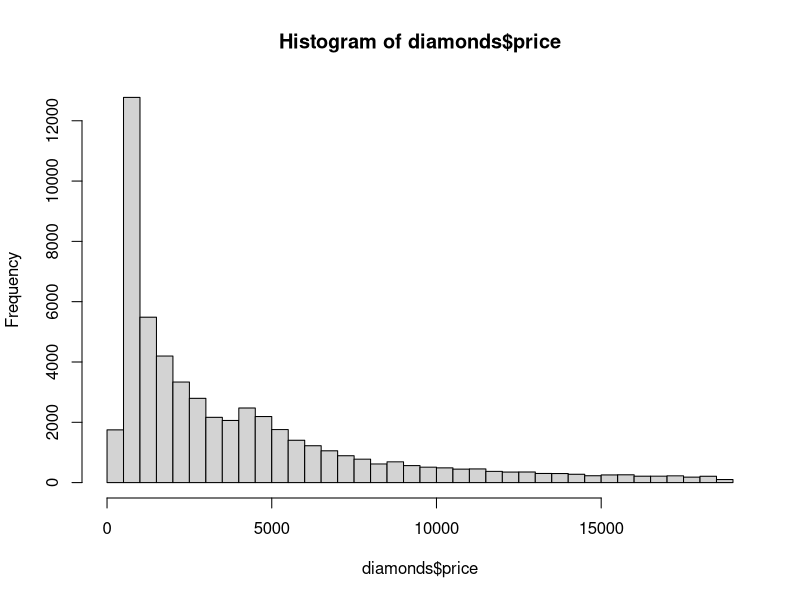
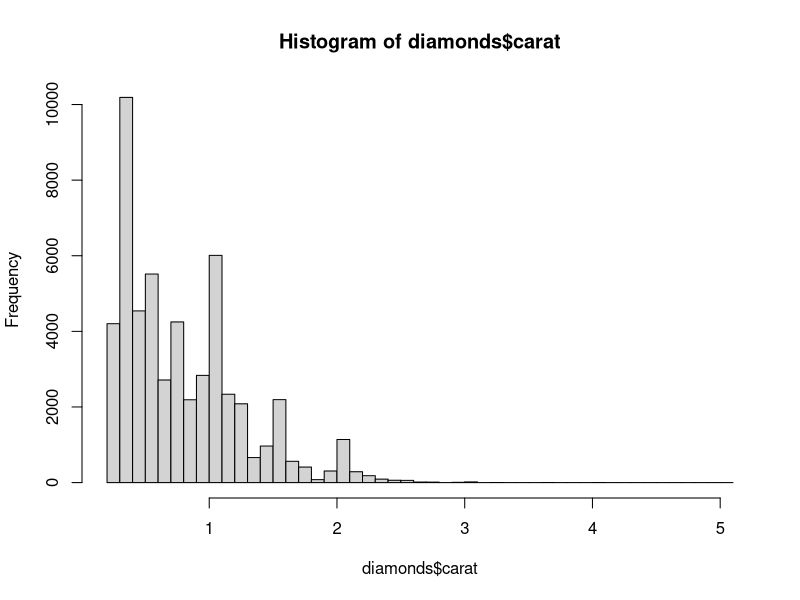
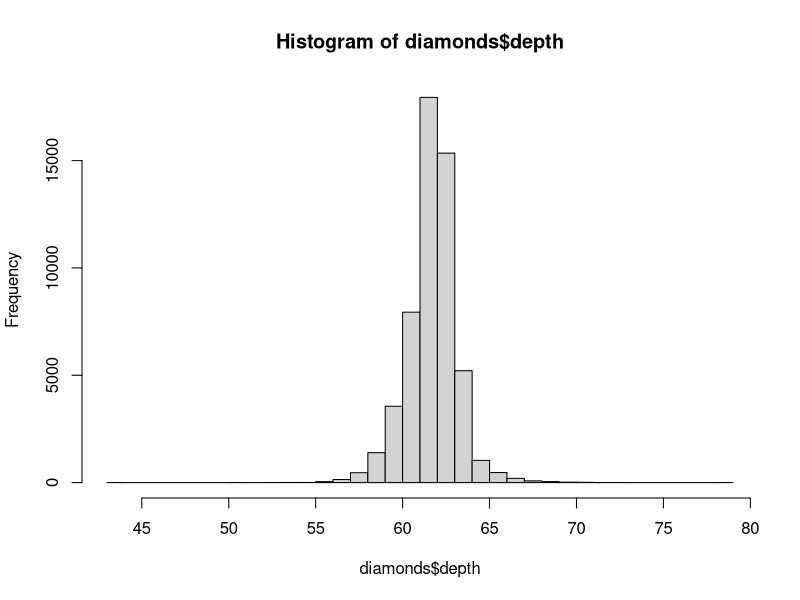
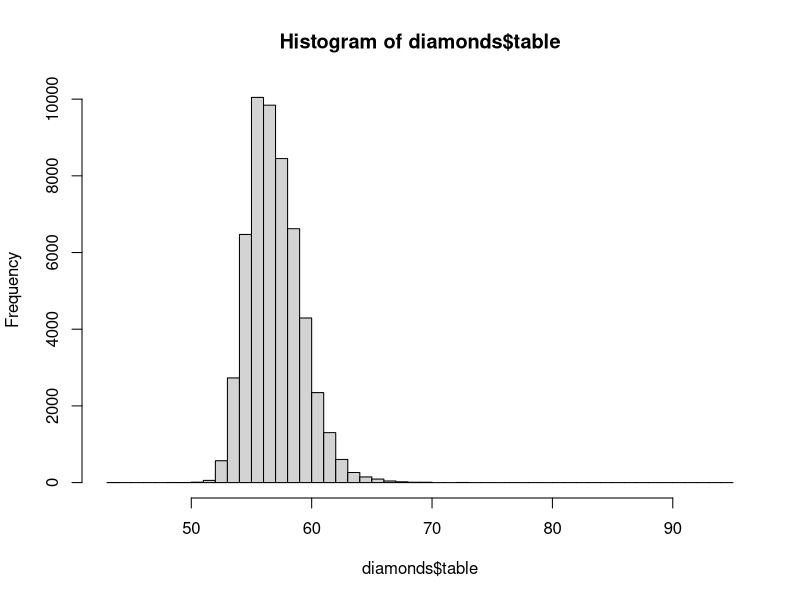
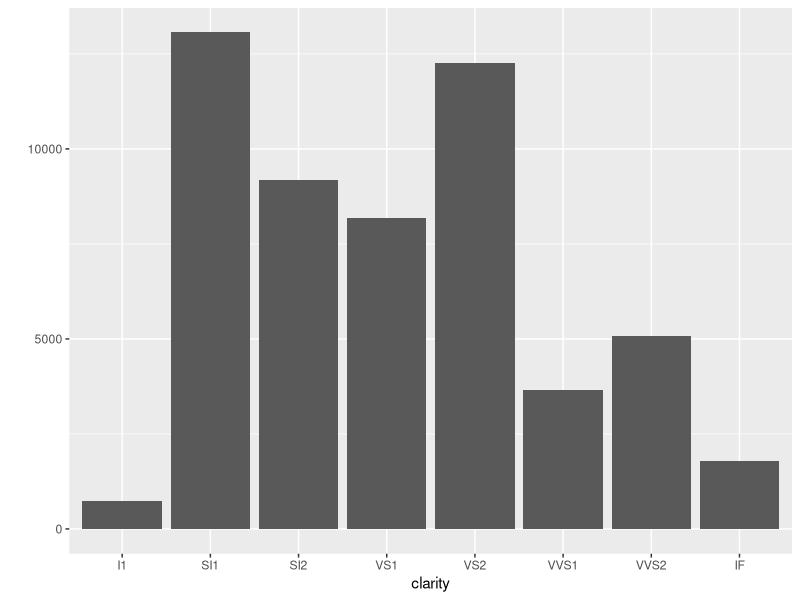
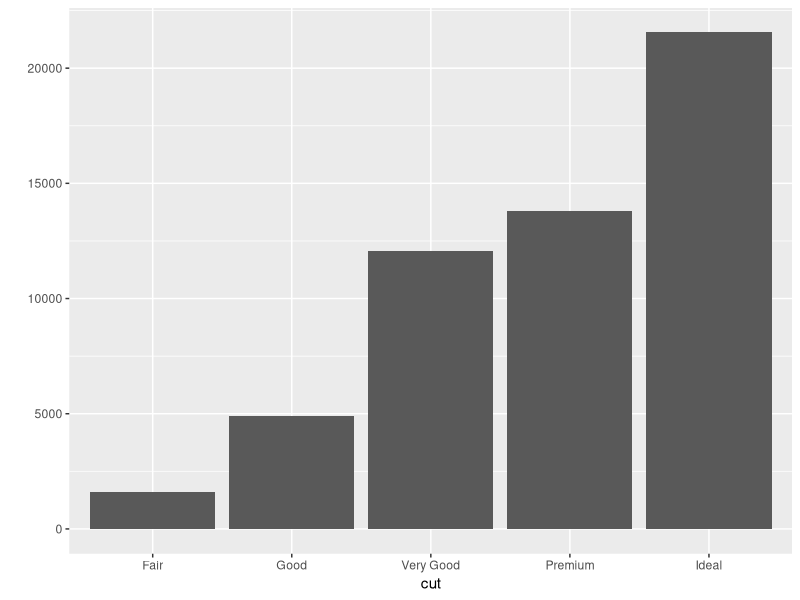
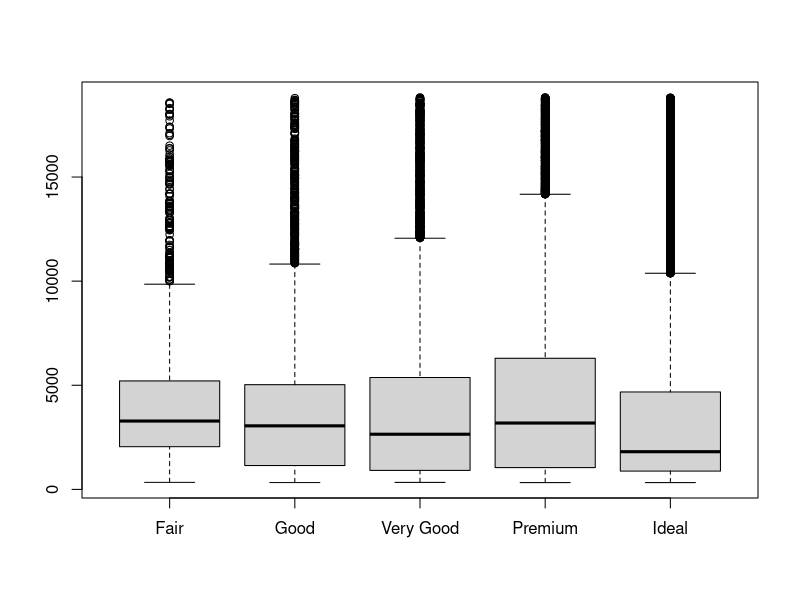

The R source for these figures, in order:
################################

#INTRODUCTION TO COLLABORATIVE RESEARCH
#Assignment1: In-class assignment
#Descriptive Statistics using R databases
#29 February 2016
#Mariam Sanjuch & Roberto Martinez B. Kukutschka

################################

#Packages used for the exercise:
library(dplyr)
library(rio)
library(ggplot2)

#Checking out the available databases:
data()

#We chose the database called "diamonds", which includes information regarding 
#the prices and attributes of almost 54,000 diamonds.
data(diamonds) 
names(diamonds)

#I. OVERLOOK OF THE DATASET

head(diamonds)
length(diamonds) 
nrow(diamonds) 
sapply(diamonds, is.numeric)
#The database contains 10 columns and 53940 rows.
#The variables "cut", "color" and "clarity" are not numeric.

sapply(diamonds, function(x) sum(is.na(x)))
#There are no missing values in the dataset.

#II. DESCRIPTIVES FOR NUMERIC VARIABLES

sapply(diamonds[,c(1,5:10)], range) %>% round(digits=2) 
sapply(diamonds[,c(1,5:10)], mean) %>% round(digits=2) 
sapply(diamonds[,c(1,5:10)], median) %>% round(digits=2)
sapply(diamonds[,c(1,5:10)], sd) %>% round(digits=2)
#Based on the fact that the mean and the median of "price" are vey far from each other, the variable seems to be skewed/not normally distributed.
#The small standard deviation in "carat", "depth" and "table" show that the values for these variables are closely grouped together.

hist.default(diamonds$price, breaks=30)
#The histogram proves that "price" is indeed skewed. There is a high number of diamonds under $5000, but also a wide range in prices that go up to >$15,000.

hist.default(diamonds$carat, breaks=50)
hist.default(diamonds$depth, breaks=30)
hist.default(diamonds$table, breaks=50)

#III. DESCRIBING THE CATEGORICAL VARIABLES
#Given that categorical variables cannot be described with the same methods as the numerical ones, this section
#offers a descriptive overview of "color", "clarity" and "cut".
#The first step to describe categorical data is to show the FREQUENCY of each category:

table(diamonds$color)
#The color of diamonds ranges from J (worst) to D (best). The database contains 6775 diamonds
#with the best color (12.6%) and 2808 diamonds with the worst one. 

table(diamonds$clarity)
#Similar as with the color, the clarity of diamonds is also ranked from I1 (worst), SI1, 
#SI2, VS1, VS2, VVS1, VVS2 to IF (best). Only 1790 diamonds (3.32% of the sample) present the best 
#level of clarity and 741 (1.4%) present the worst.

table(diamonds$cut)
#Almost 40% of diamonds in the dataset (21551) have the best quality cut.

#Mean of price of each categorical variable
by(diamonds$price,list(diamonds$clarity),FUN=mean) 
by(diamonds$price,list(diamonds$cut),FUN=mean) 
by(diamonds$price,list(diamonds$color),FUN=mean)

#Plotting diamonds by clarity
diamonds$clarity <- ordered(diamonds$clarity, 
      levels = c("I1", "SI1", "SI2", "VS1", "VS2", "VVS1", "VVS2", "IF")) #Ordering clarity of diamonds from worst to best
qplot(x = clarity, data = diamonds)

qplot(x = cut, data = diamonds)

#Boxplot of price of diamonds by cut
split(diamonds$price, diamonds$cut) %>% boxplot()
